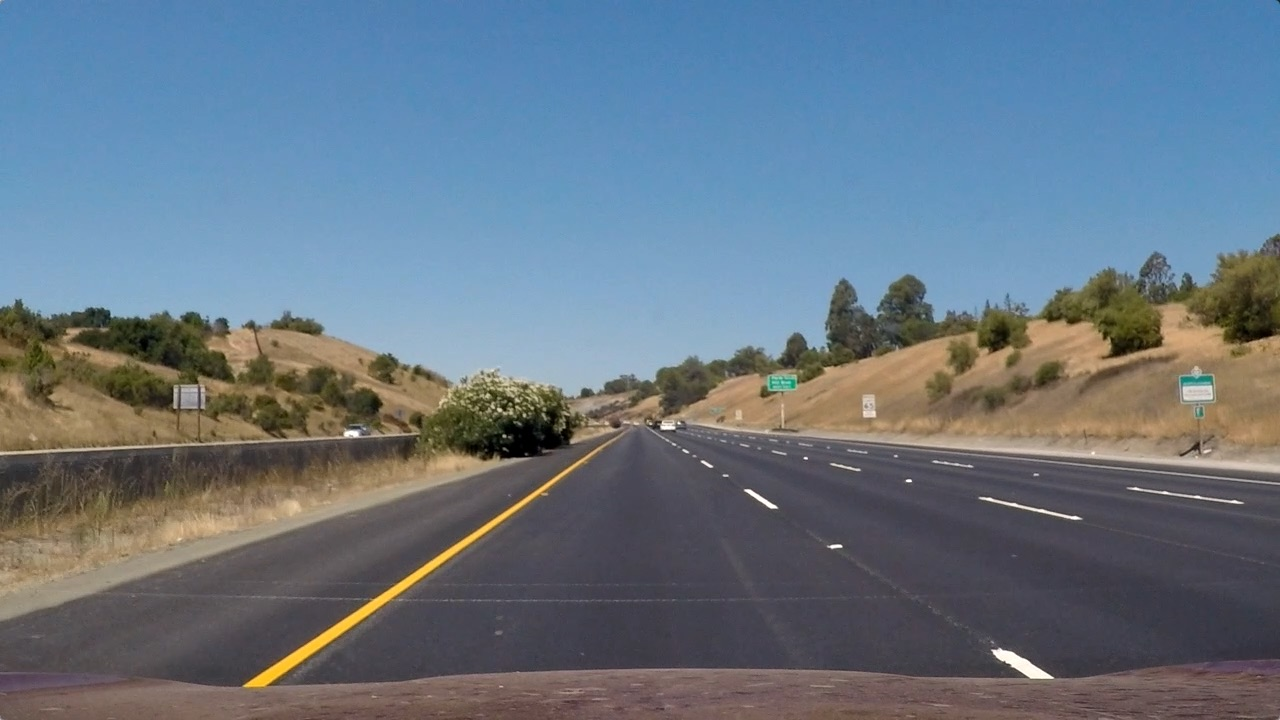
#> input picture test_images/straight_lines1.jpg, 1280 x 720 px; its folder holds only this picture in this run
$ python undistort.py
#> lines starting #> are read from the running program, lines starting #| are printed output that depends on the picture
import cv2
import matplotlib.pyplot as plt
import matplotlib.image as mpimg
import pickle
import numpy as np
import glob

dist_pickle = pickle.load(open('calibration.p', 'rb'))
#> (reads calibration.p from the repository)
mtx = dist_pickle['mtx']
dist = dist_pickle['dist']

image = glob.glob('./test_images/*.jpg')

#print(image)

for img in image:
	image = cv2.imread(img)
#> image is the input picture: shape (720, 1280, 3); mean B, G, R 131.2, 117.7, 103.2
	out = cv2.undistort(image, mtx, dist, None, mtx)
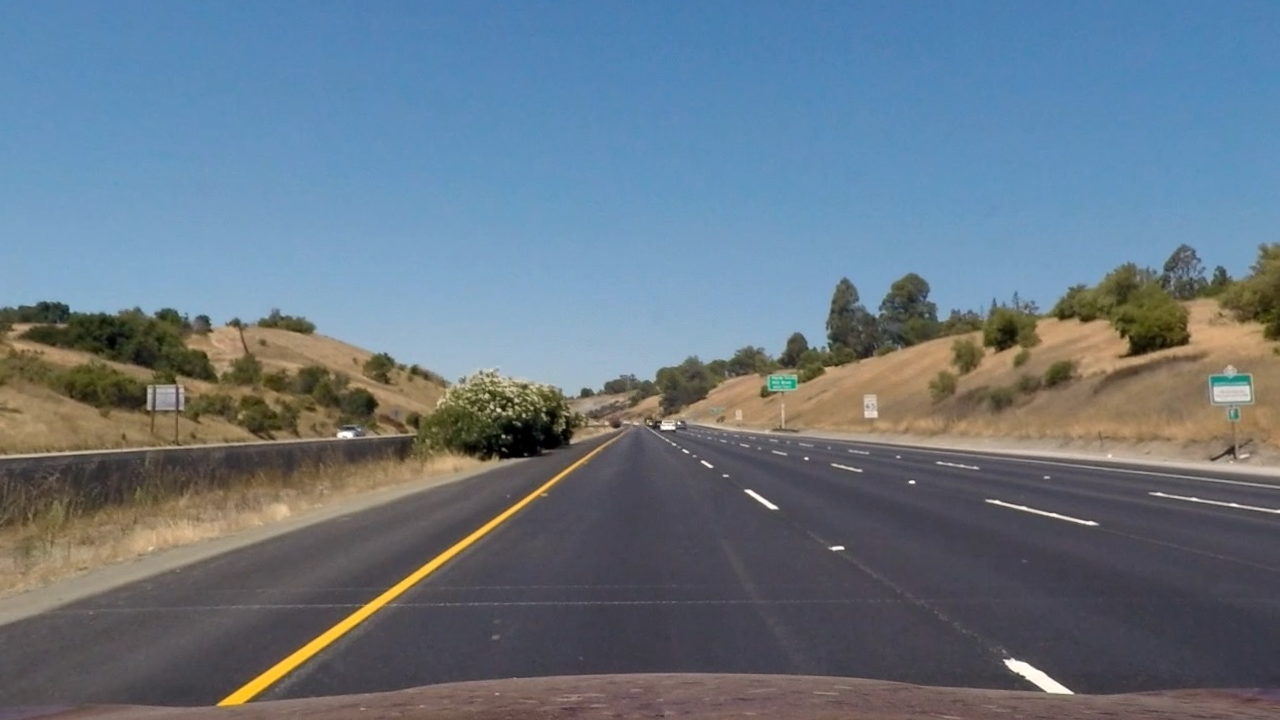
#> out: shape (720, 1280, 3); mean B, G, R 131.6, 118.3, 103.6
	#print(img)
	name = './output_images/undist_'+img[14:]
	name2 = './output_images/plot_'+img[14:]
	#print(name)
	cv2.imwrite(name, out)
	f, (ax1, ax2) = plt.subplots(1, 2, figsize=(12, 8))
	f.tight_layout()
	ax1.imshow(cv2.cvtColor(image, cv2.COLOR_BGR2RGB))
	ax1.set_title('Origional Image')
	ax2.imshow(cv2.cvtColor(out, cv2.COLOR_BGR2RGB))
	ax2.set_title('Undistorted Image')
	f.savefig(name2)
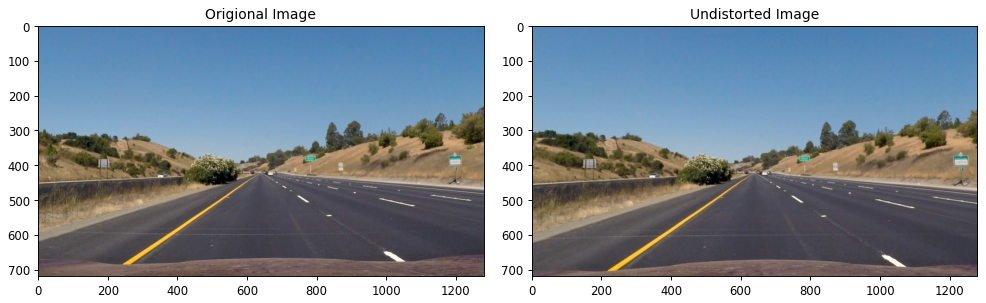
#> figure drawn by matplotlib, 2 panels
